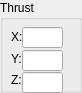
    <widget class="QGroupBox" name="IDC_STATIC_10">
      <property name="geometry">
        <rect>
          <x>11</x>
          <y>344</y>
          <width>82</width>
          <height>93</height>
        </rect>
      </property>
      <property name="title">
        <string>Thrust</string>
      </property>
      <property name="visible">
        <bool>true</bool>
      </property>
      <property name="enabled">
        <bool>true</bool>
      </property>
      <property name="flat">
        <bool>false</bool>
      </property>
      <widget class="QLineEdit" name="IDC_PTHRUST_X">
        <property name="geometry">
          <rect>
            <x>22</x>
            <y>27</y>
            <width>41</width>
            <height>21</height>
          </rect>
        </property>
        <property name="visible">
          <bool>true</bool>
        </property>
        <property name="enabled">
          <bool>true</bool>
        </property>
      </widget>
      <widget class="QLabel" name="IDC_STATIC_11">
        <property name="geometry">
          <rect>
            <x>11</x>
            <y>30</y>
            <width>51</width>
            <height>16</height>
          </rect>
        </property>
        <property name="text">
          <string>X:</string>
        </property>
        <property name="visible">
          <bool>true</bool>
        </property>
        <property name="enabled">
          <bool>true</bool>
        </property>
        <property name="alignment">
          <set>Qt::AlignLeft</set>
        </property>
      </widget>
      <widget class="QLineEdit" name="IDC_PTHRUST_Y">
        <property name="geometry">
          <rect>
            <x>22</x>
            <y>50</y>
            <width>41</width>
            <height>21</height>
          </rect>
        </property>
        <property name="visible">
          <bool>true</bool>
        </property>
        <property name="enabled">
          <bool>true</bool>
        </property>
      </widget>
      <widget class="QLabel" name="IDC_STATIC_12">
        <property name="geometry">
          <rect>
            <x>11</x>
            <y>52</y>
            <width>51</width>
            <height>16</height>
          </rect>
        </property>
        <property name="text">
          <string>Y:</string>
        </property>
        <property name="visible">
          <bool>true</bool>
        </property>
        <property name="enabled">
          <bool>true</bool>
        </property>
        <property name="alignment">
          <set>Qt::AlignLeft</set>
        </property>
      </widget>
      <widget class="QLineEdit" name="IDC_PTHRUST_Z">
        <property name="geometry">
          <rect>
            <x>22</x>
            <y>72</y>
            <width>41</width>
            <height>21</height>
          </rect>
        </property>
        <property name="visible">
          <bool>true</bool>
        </property>
        <property name="enabled">
          <bool>true</bool>
        </property>
      </widget>
      <widget class="QLabel" name="IDC_STATIC_13">
        <property name="geometry">
          <rect>
            <x>11</x>
            <y>73</y>
            <width>51</width>
            <height>16</height>
          </rect>
        </property>
        <property name="text">
          <string>Z:</string>
        </property>
        <property name="visible">
          <bool>true</bool>
        </property>
        <property name="enabled">
          <bool>true</bool>
        </property>
        <property name="alignment">
          <set>Qt::AlignLeft</set>
        </property>
      </widget>
    </widget>
